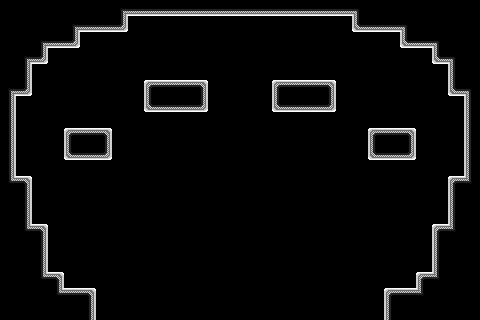

A level layout from a 2D game, rendered from its tile map. Below: a short description, then the map file with its tile-grid data intact:
An orthogonal 30x20 tile map with 16x16 px tiles, 4 tile layers (bkg_far, bkg_close, ground, foreground), 2 tilesets.

<map version="1.10" tiledversion="1.11.0" orientation="orthogonal" renderorder="right-down" width="30" height="20" tilewidth="16" tileheight="16" infinite="0" nextlayerid="5" nextobjectid="1">
 <tileset firstgid="1" source="../../memory_block.tsx" />
 <tileset firstgid="16" source="../../PlaceholderSprites.tsx" />
 <layer id="4" name="bkg_far" width="30" height="20">
  <properties>
   <property name="unity:sortinglayer" value="Bkg_far" />
  </properties>
  <data encoding="csv">
0,0,0,0,0,0,0,0,0,0,0,0,0,0,0,0,0,0,0,0,0,0,0,0,0,0,0,0,0,0,
0,0,0,0,0,0,0,0,0,0,0,0,0,0,0,0,0,0,0,0,0,0,0,0,0,0,0,0,0,0,
0,0,0,0,0,0,0,0,0,0,0,0,0,0,0,0,0,0,0,0,0,0,0,0,0,0,0,0,0,0,
0,0,0,0,0,0,0,0,0,0,0,0,0,0,0,0,0,0,0,0,0,0,0,0,0,0,0,0,0,0,
0,0,0,0,0,0,0,0,0,0,0,0,0,0,0,0,0,0,0,0,0,0,0,0,0,0,0,0,0,0,
0,0,0,0,0,0,0,0,0,0,0,0,0,0,0,0,0,0,0,0,0,0,0,0,0,0,0,0,0,0,
0,0,0,0,0,0,0,0,0,0,0,0,0,0,0,0,0,0,0,0,0,0,0,0,0,0,0,0,0,0,
0,0,0,0,0,0,0,0,0,0,0,0,0,0,0,0,0,0,0,0,0,0,0,0,0,0,0,0,0,0,
0,0,0,0,0,0,0,0,0,0,0,0,0,0,0,0,0,0,0,0,0,0,0,0,0,0,0,0,0,0,
0,0,0,0,0,0,0,0,0,0,0,0,0,0,0,0,0,0,0,0,0,0,0,0,0,0,0,0,0,0,
0,0,0,0,0,0,0,0,0,0,0,0,0,0,0,0,0,0,0,0,0,0,0,0,0,0,0,0,0,0,
0,0,0,0,0,0,0,0,0,0,0,0,0,0,0,0,0,0,0,0,0,0,0,0,0,0,0,0,0,0,
0,0,0,0,0,0,0,0,0,0,0,0,0,0,0,0,0,0,0,0,0,0,0,0,0,0,0,0,0,0,
0,0,0,0,0,0,0,0,0,0,0,0,0,0,0,0,0,0,0,0,0,0,0,0,0,0,0,0,0,0,
0,0,0,0,0,0,0,0,0,0,0,0,0,0,0,0,0,0,0,0,0,0,0,0,0,0,0,0,0,0,
0,0,0,0,0,0,0,0,0,0,0,0,0,0,0,0,0,0,0,0,0,0,0,0,0,0,0,0,0,0,
0,0,0,0,0,0,0,0,0,0,0,0,0,0,0,0,0,0,0,0,0,0,0,0,0,0,0,0,0,0,
0,0,0,0,0,0,0,0,0,0,0,0,0,0,0,0,0,0,0,0,0,0,0,0,0,0,0,0,0,0,
0,0,0,0,0,0,0,0,0,0,0,0,0,0,0,0,0,0,0,0,0,0,0,0,0,0,0,0,0,0,
0,0,0,0,0,0,0,0,0,0,0,0,0,0,0,0,0,0,0,0,0,0,0,0,0,0,0,0,0,0
</data>
 </layer>
 <layer id="1" name="bkg_close" width="30" height="20">
  <properties>
   <property name="unity:sortinglayer" value="Bkg" />
  </properties>
  <data encoding="csv">
0,0,0,0,0,0,0,0,0,0,0,0,0,0,0,0,0,0,0,0,0,0,0,0,0,0,0,0,0,0,
0,0,0,0,0,0,0,0,0,0,0,0,0,0,0,0,0,0,0,0,0,0,0,0,0,0,0,0,0,0,
0,0,0,0,0,0,0,0,0,0,0,0,0,0,0,0,0,0,0,0,0,0,0,0,0,0,0,0,0,0,
0,0,0,0,0,0,0,0,0,0,0,0,0,0,0,0,0,0,0,0,0,0,0,0,0,0,0,0,0,0,
0,0,0,0,0,0,0,0,0,0,0,0,0,0,0,0,0,0,0,0,0,0,0,0,0,0,0,0,0,0,
0,0,0,0,0,0,0,0,0,0,0,0,0,0,0,0,0,0,0,0,0,0,0,0,0,0,0,0,0,0,
0,0,0,0,0,0,0,0,0,0,0,0,0,0,0,0,0,0,0,0,0,0,0,0,0,0,0,0,0,0,
0,0,0,0,0,0,0,0,0,0,0,0,0,0,0,0,0,0,0,0,0,0,0,0,0,0,0,0,0,0,
0,0,0,0,0,0,0,0,0,0,0,0,0,0,0,0,0,0,0,0,0,0,0,0,0,0,0,0,0,0,
0,0,0,0,0,0,0,0,0,0,0,0,0,0,0,0,0,0,0,0,0,0,0,0,0,0,0,0,0,0,
0,0,0,0,0,0,0,0,0,0,0,0,0,0,0,0,0,0,0,0,0,0,0,0,0,0,0,0,0,0,
0,0,0,0,0,0,0,0,0,0,0,0,0,0,0,0,0,0,0,0,0,0,0,0,0,0,0,0,0,0,
0,0,0,0,0,0,0,0,0,0,0,0,0,0,0,0,0,0,0,0,0,0,0,0,0,0,0,0,0,0,
0,0,0,0,0,0,0,0,0,0,0,0,0,0,0,0,0,0,0,0,0,0,0,0,0,0,0,0,0,0,
0,0,0,0,0,0,0,0,0,0,0,0,0,0,0,0,0,0,0,0,0,0,0,0,0,0,0,0,0,0,
0,0,0,0,0,0,0,0,0,0,0,0,0,0,0,0,0,0,0,0,0,0,0,0,0,0,0,0,0,0,
0,0,0,0,0,0,0,0,0,0,0,0,0,0,0,0,0,0,0,0,0,0,0,0,0,0,0,0,0,0,
0,0,0,0,0,0,0,0,0,0,0,0,0,0,0,0,0,0,0,0,0,0,0,0,0,0,0,0,0,0,
0,0,0,0,0,0,0,0,0,0,0,0,0,0,0,0,0,0,0,0,0,0,0,0,0,0,0,0,0,0,
0,0,0,0,0,0,0,0,0,0,0,0,0,0,0,0,0,0,0,0,0,0,0,0,0,0,0,0,0,0
</data>
 </layer>
 <layer id="2" name="ground" width="30" height="20">
  <properties>
   <property name="unity:sortinglayer" value="Ground" />
  </properties>
  <data encoding="csv">
7,7,7,7,7,7,7,10,12,12,12,12,12,12,12,12,12,12,12,12,12,12,9,7,7,7,7,7,7,7,
7,7,7,7,10,12,12,13,0,0,0,0,0,0,0,0,0,0,0,0,0,0,11,12,12,9,7,7,7,7,
7,7,10,12,13,0,0,0,0,0,0,0,0,0,0,0,0,0,0,0,0,0,0,0,0,11,12,9,7,7,
7,10,13,0,0,0,0,0,0,0,0,0,0,0,0,0,0,0,0,0,0,0,0,0,0,0,0,11,9,7,
7,8,0,0,0,0,0,0,0,0,0,0,0,0,0,0,0,0,0,0,0,0,0,0,0,0,0,0,6,7,
10,13,0,0,0,0,0,0,0,1,2,2,3,0,0,0,0,1,2,2,3,0,0,0,0,0,0,0,11,9,
8,0,0,0,0,0,0,0,0,11,12,12,13,0,0,0,0,11,12,12,13,0,0,0,0,0,0,0,0,6,
8,0,0,0,0,0,0,0,0,0,0,0,0,0,0,0,0,0,0,0,0,0,0,0,0,0,0,0,0,6,
8,0,0,0,1,2,3,0,0,0,0,0,0,0,0,0,0,0,0,0,0,0,0,1,2,3,0,0,0,6,
8,0,0,0,11,12,13,0,0,0,0,0,0,0,0,0,0,0,0,0,0,0,0,11,12,13,0,0,0,6,
8,0,0,0,0,0,0,0,0,0,0,0,0,0,0,0,0,0,0,0,0,0,0,0,0,0,0,0,0,6,
5,3,0,0,0,0,0,0,0,0,0,0,0,0,0,0,0,0,0,0,0,0,0,0,0,0,0,0,1,4,
7,8,0,0,0,0,0,0,0,0,0,0,0,0,0,0,0,0,0,0,0,0,0,0,0,0,0,0,6,7,
7,8,0,0,0,0,0,0,0,0,0,0,0,0,0,0,0,0,0,0,0,0,0,0,0,0,0,0,6,7,
7,5,3,0,0,0,0,0,0,0,0,0,0,0,0,0,0,0,0,0,0,0,0,0,0,0,0,1,4,7,
7,7,8,0,0,0,0,0,0,0,0,0,0,0,0,0,0,0,0,0,0,0,0,0,0,0,0,6,7,7,
7,7,8,0,0,0,0,0,0,0,0,0,0,0,0,0,0,0,0,0,0,0,0,0,0,0,0,6,7,7,
7,7,5,3,0,0,0,0,0,0,0,0,0,0,0,0,0,0,0,0,0,0,0,0,0,0,1,4,7,7,
7,7,7,5,2,3,0,0,0,0,0,0,0,0,0,0,0,0,0,0,0,0,0,0,1,2,4,7,7,7,
7,7,7,7,7,8,0,0,0,0,0,0,0,0,0,0,0,0,0,0,0,0,0,0,6,7,7,7,7,7
</data>
 </layer>
 <layer id="3" name="foreground" width="30" height="20">
  <properties>
   <property name="unity:sortinglayer" value="Foreground" />
  </properties>
  <data encoding="csv">
0,0,0,0,0,0,0,0,0,0,0,0,0,0,0,0,0,0,0,0,0,0,0,0,0,0,0,0,0,0,
0,0,0,0,0,0,0,0,0,0,0,0,0,0,0,0,0,0,0,0,0,0,0,0,0,0,0,0,0,0,
0,0,0,0,0,0,0,0,0,0,0,0,0,0,0,0,0,0,0,0,0,0,0,0,0,0,0,0,0,0,
0,0,0,0,0,0,0,0,0,0,0,0,0,0,0,0,0,0,0,0,0,0,0,0,0,0,0,0,0,0,
0,0,0,0,0,0,0,0,0,0,0,0,0,0,0,0,0,0,0,0,0,0,0,0,0,0,0,0,0,0,
0,0,0,0,0,0,0,0,0,0,0,0,0,0,0,0,0,0,0,0,0,0,0,0,0,0,0,0,0,0,
0,0,0,0,0,0,0,0,0,0,0,0,0,0,0,0,0,0,0,0,0,0,0,0,0,0,0,0,0,0,
0,0,0,0,0,0,0,0,0,0,0,0,0,0,0,0,0,0,0,0,0,0,0,0,0,0,0,0,0,0,
0,0,0,0,0,0,0,0,0,0,0,0,0,0,0,0,0,0,0,0,0,0,0,0,0,0,0,0,0,0,
0,0,0,0,0,0,0,0,0,0,0,0,0,0,0,0,0,0,0,0,0,0,0,0,0,0,0,0,0,0,
0,0,0,0,0,0,0,0,0,0,0,0,0,0,0,0,0,0,0,0,0,0,0,0,0,0,0,0,0,0,
0,0,0,0,0,0,0,0,0,0,0,0,0,0,0,0,0,0,0,0,0,0,0,0,0,0,0,0,0,0,
0,0,0,0,0,0,0,0,0,0,0,0,0,0,0,0,0,0,0,0,0,0,0,0,0,0,0,0,0,0,
0,0,0,0,0,0,0,0,0,0,0,0,0,0,0,0,0,0,0,0,0,0,0,0,0,0,0,0,0,0,
0,0,0,0,0,0,0,0,0,0,0,0,0,0,0,0,0,0,0,0,0,0,0,0,0,0,0,0,0,0,
0,0,0,0,0,0,0,0,0,0,0,0,0,0,0,0,0,0,0,0,0,0,0,0,0,0,0,0,0,0,
0,0,0,0,0,0,0,0,0,0,0,0,0,0,0,0,0,0,0,0,0,0,0,0,0,0,0,0,0,0,
0,0,0,0,0,0,0,0,0,0,0,0,0,0,0,0,0,0,0,0,0,0,0,0,0,0,0,0,0,0,
0,0,0,0,0,0,0,0,0,0,0,0,0,0,0,0,0,0,0,0,0,0,0,0,0,0,0,0,0,0,
0,0,0,0,0,0,0,0,0,0,0,0,0,0,0,0,0,0,0,0,0,0,0,0,0,0,0,0,0,0
</data>
 </layer>
</map>
